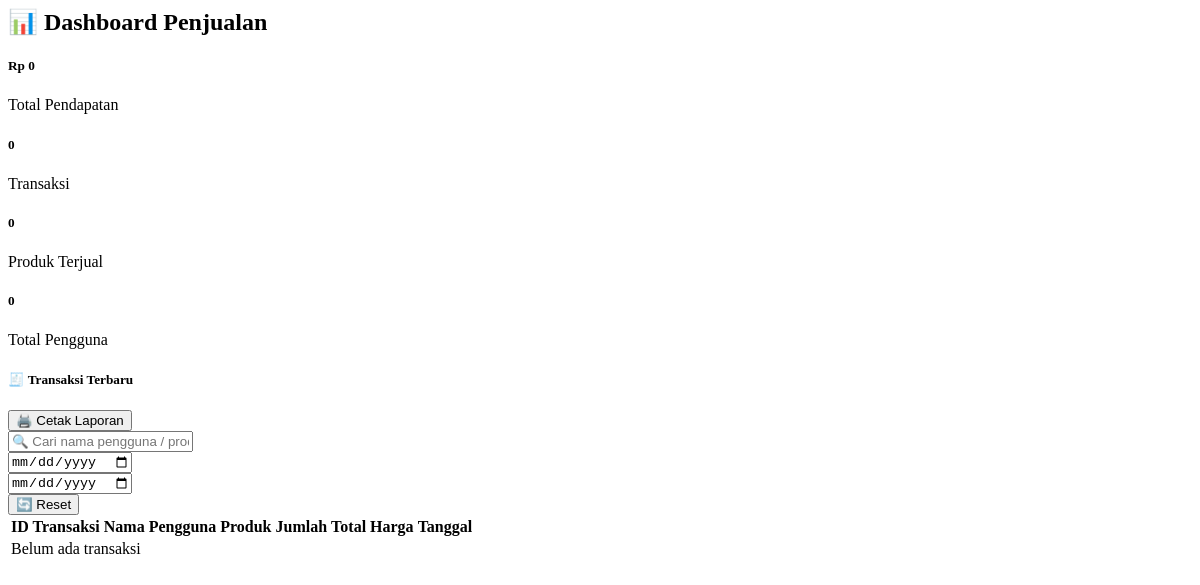
The page /admin/home.php on the database as committed earlier.
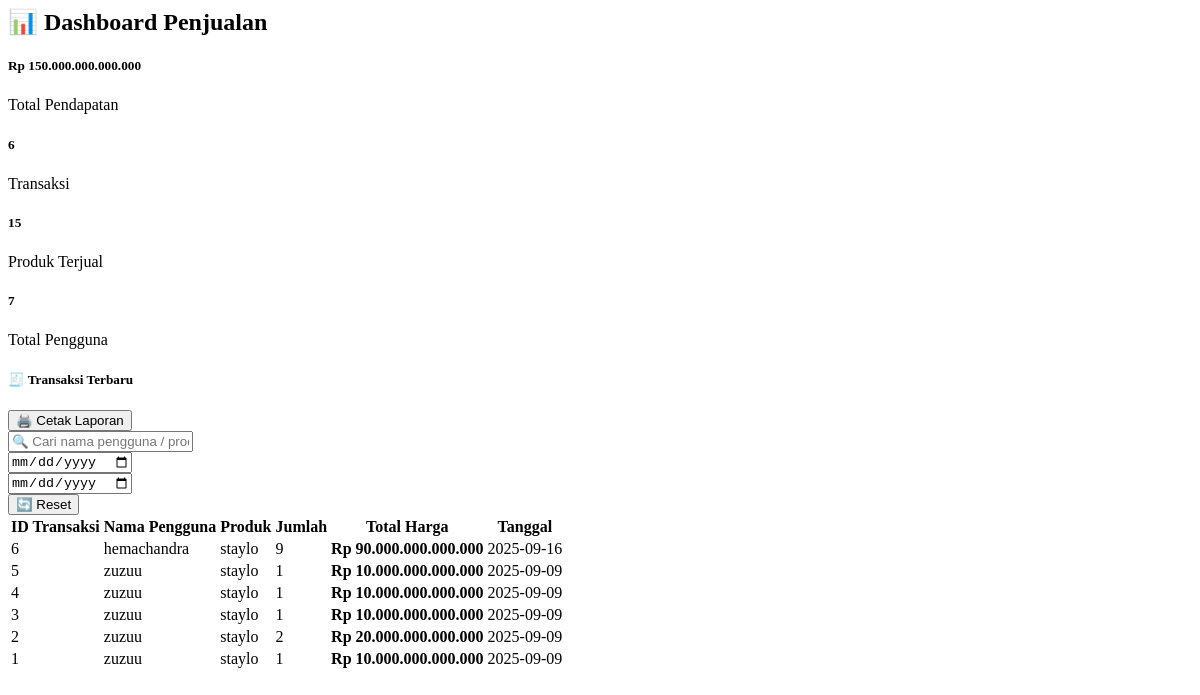
The same page on the database as committed later.
### tables this page shows
CREATE TABLE `transaksi` (
  `id_transaksi` int(11) NOT NULL,
  `pengguna_id` int(11) NOT NULL,
  `admin_id` int(11) NOT NULL,
  `produk_id` int(11) NOT NULL,
  `jumlah` int(11) NOT NULL,
  `tanggal_transaksi` date NOT NULL,
  `total_harga` double NOT NULL
);

CREATE TABLE `pengguna` (
  `id_pengguna` int(11) NOT NULL,
  `nama_pengguna` varchar(25) NOT NULL,
  `email` varchar(25) NOT NULL,
  `password` text NOT NULL,
  `no_hp` int(13) NOT NULL,
  `alamat` varchar(25) NOT NULL
);

CREATE TABLE `produk` (
  `id_produk` int(11) NOT NULL,
  `merk_id` int(11) NOT NULL,
  `nama_produk` varchar(25) NOT NULL,
  `harga` double NOT NULL,
  `deskripsi` varchar(150) NOT NULL,
  `stock` int(30) NOT NULL,
  `kategori` enum('classic','matic','','') NOT NULL,
  `photo` text NOT NULL
);

CREATE TABLE `transaksi_detail` (
  `id_detail` int(11) NOT NULL,
  `transaksi_id` int(11) NOT NULL,
  `produk_id` int(11) NOT NULL,
  `jumlah` int(11) NOT NULL,
  `harga` decimal(15,2) NOT NULL
);

### admin/home.php (the view, shortened to what this page needs)
<?php
include "../db/koneksi.php";
?>
<div class="container mt-4">
  <h2 class="mb-4 text-primary fw-bold">📊 Dashboard Penjualan</h2>
  <?php
  $totalPendapatan = $koneksi->query("
    SELECT SUM(td.harga * td.jumlah) AS total
    FROM transaksi_detail td
    JOIN transaksi t ON td.transaksi_id = t.id_transaksi
  ")->fetch_assoc()['total'] ?? 0;
  $totalTransaksi = $koneksi->query("
    SELECT COUNT(*) AS total FROM transaksi
  ")->fetch_assoc()['total'] ?? 0;
  $produkTerjual = $koneksi->query("
    SELECT SUM(jumlah) AS total FROM transaksi_detail
  ")->fetch_assoc()['total'] ?? 0;
  $totalUser = $koneksi->query("
    SELECT COUNT(*) AS total FROM pengguna
  ")->fetch_assoc()['total'] ?? 0;
  ?>
  <div class="row mb-4">
    <div class="col-md-3 mb-3">
      <a href="index.php?page=pendapatan" class="dashboard-card">
        <div class="card text-center shadow border-0 rounded-4">
          <div class="card-body">
            <h5 class="text-success fw-bold">Rp <?= number_format($totalPendapatan, 0, ',', '.') ?></h5>
            <p class="text-muted mb-0">Total Pendapatan</p>
          </div>
        </div>
      </a>
    </div>
    <div class="col-md-3 mb-3">
      <a href="index.php?page=transaksi" class="dashboard-card">
        <div class="card text-center shadow border-0 rounded-4">
          <div class="card-body">
            <h5 class="text-primary fw-bold"><?= $totalTransaksi ?></h5>
            <p class="text-muted mb-0">Transaksi</p>
          </div>
        </div>
      </a>
    </div>
    <div class="col-md-3 mb-3">
      <a href="index.php?page=produk_terjual" class="dashboard-card">
        <div class="card text-center shadow border-0 rounded-4">
          <div class="card-body">
            <h5 class="text-warning fw-bold"><?= $produkTerjual ?></h5>
            <p class="text-muted mb-0">Produk Terjual</p>
          </div>
        </div>
      </a>
    </div>
    <div class="col-md-3 mb-3">
      <a href="index.php?page=user" class="dashboard-card">
        <div class="card text-center shadow border-0 rounded-4">
          <div class="card-body">
            <h5 class="text-danger fw-bold"><?= $totalUser ?></h5>
            <p class="text-muted mb-0">Total Pengguna</p>
          </div>
        </div>
      </a>
    </div>
  </div>
<div class="card shadow-lg border-0 rounded-4">
  <div class="card-body">
    <div class="d-flex justify-content-between align-items-center mb-3">
      <h5 class="fw-bold mb-0">🧾 Transaksi Terbaru</h5>
      <button class="btn btn-success btn-sm" onclick="cetakTransaksi()">
        🖨️ Cetak Laporan
      </button>
    </div>
    <div class="row g-2 mb-3">
      <div class="col-md-4">
        <input type="text" id="cariTransaksi" onkeyup="filterTransaksi()" class="form-control"
          placeholder="🔍 Cari nama pengguna / produk...">
      </div>
      <div class="col-md-3">
        <input type="date" id="tanggalMulai" class="form-control" onchange="filterTransaksi()">
      </div>
      <div class="col-md-3">
        <input type="date" id="tanggalAkhir" class="form-control" onchange="filterTransaksi()">
      </div>
      <div class="col-md-2">
        <button class="btn btn-secondary w-100" onclick="resetFilter()">🔄 Reset</button>
      </div>
    </div>
    <div class="table-responsive" id="tabelTransaksi">
      <table class="table table-hover align-middle text-center">
        <thead class="table-dark">
          <tr>
            <th>ID Transaksi</th>
            <th>Nama Pengguna</th>
            <th>Produk</th>
            <th>Jumlah</th>
            <th>Total Harga</th>
            <th>Tanggal</th>
          </tr>
        </thead>
        <tbody>
          <?php
          $sql = "
            SELECT
              t.id_transaksi,
              p.nama_pengguna AS nama_user,
              pr.nama_produk,
              td.jumlah,
              (td.harga * td.jumlah) AS total_harga,
              t.tanggal_transaksi
            FROM transaksi t
            LEFT JOIN pengguna p ON t.pengguna_id = p.id_pengguna
            JOIN transaksi_detail td ON t.id_transaksi = td.transaksi_id
            JOIN produk pr ON td.produk_id = pr.id_produk
            ORDER BY t.tanggal_transaksi DESC
          ";
          $result = $koneksi->query($sql);
          if ($result && $result->num_rows > 0) {
            while ($row = $result->fetch_assoc()) {
              echo "
              <tr>
                <td><span class='badge bg-primary'>{$row['id_transaksi']}</span></td>
                <td>" . htmlspecialchars($row['nama_user'] ?? 'Tidak Diketahui') . "</td>
                <td>{$row['nama_produk']}</td>
                <td>{$row['jumlah']}</td>
                <td><strong>Rp " . number_format($row['total_harga'], 0, ',', '.') . "</strong></td>
                <td>{$row['tanggal_transaksi']}</td>
              </tr>
              ";
            }
          } else {
            echo "<tr><td colspan='6' class='text-center text-muted py-4'>Belum ada transaksi</td></tr>";
          }
          ?>
        </tbody>
      </table>
    </div>
  </div>
</div>
      </div>

Rows that differ between the two databases and show on the page:
added transaksi: id_transaksi "6", pengguna.nama_pengguna "hemachandra", produk.nama_produk "staylo", transaksi_detail.jumlah "9", total_harga "90.000.000.000.000", tanggal_transaksi "2025-09-16"
added transaksi: id_transaksi "5", pengguna.nama_pengguna "zuzuu", produk.nama_produk "staylo", transaksi_detail.jumlah "1", total_harga "10.000.000.000.000", tanggal_transaksi "2025-09-09"
added transaksi: id_transaksi "4", pengguna.nama_pengguna "zuzuu", produk.nama_produk "staylo", transaksi_detail.jumlah "1", total_harga "10.000.000.000.000", tanggal_transaksi "2025-09-09"
added transaksi: id_transaksi "3", pengguna.nama_pengguna "zuzuu", produk.nama_produk "staylo", transaksi_detail.jumlah "1", total_harga "10.000.000.000.000", tanggal_transaksi "2025-09-09"
added transaksi: id_transaksi "2", pengguna.nama_pengguna "zuzuu", produk.nama_produk "staylo", transaksi_detail.jumlah "2", total_harga "20.000.000.000.000", tanggal_transaksi "2025-09-09"
added transaksi: id_transaksi "1", pengguna.nama_pengguna "zuzuu", produk.nama_produk "staylo", transaksi_detail.jumlah "1", total_harga "10.000.000.000.000", tanggal_transaksi "2025-09-09"
Other text that changed with them:
$totalPendapatan: "0" → "150.000.000.000.000"
$totalTransaksi: "0" → "6"
$produkTerjual: "0" → "15"
$totalUser: "0" → "7"
text no longer shown: "Belum ada transaksi"
